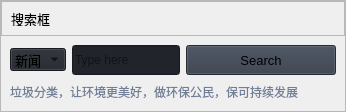
                        <widget class="QFrame" name="row_1">
                         <property name="frameShape">
                          <enum>QFrame::StyledPanel</enum>
                         </property>
                         <property name="frameShadow">
                          <enum>QFrame::Raised</enum>
                         </property>
                         <layout class="QVBoxLayout" name="verticalLayout_16">
                          <property name="spacing">
                           <number>0</number>
                          </property>
                          <property name="leftMargin">
                           <number>0</number>
                          </property>
                          <property name="topMargin">
                           <number>0</number>
                          </property>
                          <property name="rightMargin">
                           <number>0</number>
                          </property>
                          <property name="bottomMargin">
                           <number>0</number>
                          </property>
                          <item>
                           <widget class="QFrame" name="frame_div_content_1">
                            <property name="minimumSize">
                             <size>
                              <width>0</width>
                              <height>110</height>
                             </size>
                            </property>
                            <property name="maximumSize">
                             <size>
                              <width>16777215</width>
                              <height>110</height>
                             </size>
                            </property>
                            <property name="frameShape">
                             <enum>QFrame::NoFrame</enum>
                            </property>
                            <property name="frameShadow">
                             <enum>QFrame::Raised</enum>
                            </property>
                            <layout class="QVBoxLayout" name="verticalLayout_17">
                             <property name="spacing">
                              <number>0</number>
                             </property>
                             <property name="leftMargin">
                              <number>0</number>
                             </property>
                             <property name="topMargin">
                              <number>0</number>
                             </property>
                             <property name="rightMargin">
                              <number>0</number>
                             </property>
                             <property name="bottomMargin">
                              <number>0</number>
                             </property>
                             <item>
                              <widget class="QFrame" name="frame_title_wid_1">
                               <property name="maximumSize">
                                <size>
                                 <width>16777215</width>
                                 <height>35</height>
                                </size>
                               </property>
                               <property name="frameShape">
                                <enum>QFrame::StyledPanel</enum>
                               </property>
                               <property name="frameShadow">
                                <enum>QFrame::Raised</enum>
                               </property>
                               <layout class="QVBoxLayout" name="verticalLayout_18">
                                <item>
                                 <widget class="QLabel" name="labelBoxBlenderInstalation">
                                  <property name="font">
                                   <font>
                                    <family>Segoe UI</family>
                                    <pointsize>10</pointsize>
                                    <italic>false</italic>
                                    <bold>false</bold>
                                   </font>
                                  </property>
                                  <property name="styleSheet">
                                   <string notr="true"/>
                                  </property>
                                  <property name="text">
                                   <string>搜索框</string>
                                  </property>
                                 </widget>
                                </item>
                               </layout>
                              </widget>
                             </item>
                             <item>
                              <widget class="QFrame" name="frame_content_wid_1">
                               <property name="palette">
                                <palette>
                                 <active>
                                  <colorrole role="WindowText">
                                   <brush brushstyle="SolidPattern">
                                    <color alpha="255">
                                     <red>221</red>
                                     <green>221</green>
                                     <blue>221</blue>
                                    </color>
                                   </brush>
                                  </colorrole>
                                  <colorrole role="Button">
                                   <brush brushstyle="SolidPattern">
                                    <color alpha="0">
                                     <red>0</red>
                                     <green>0</green>
                                     <blue>0</blue>
                                    </color>
                                   </brush>
                                  </colorrole>
                                  <colorrole role="Text">
                                   <brush brushstyle="SolidPattern">
                                    <color alpha="255">
                                     <red>221</red>
                                     <green>221</green>
                                     <blue>221</blue>
                                    </color>
                                   </brush>
                                  </colorrole>
                                  <colorrole role="ButtonText">
                                   <brush brushstyle="SolidPattern">
                                    <color alpha="255">
                                     <red>221</red>
                                     <green>221</green>
                                     <blue>221</blue>
                                    </color>
                                   </brush>
                                  </colorrole>
                                  <colorrole role="Base">
                                   <brush brushstyle="SolidPattern">
                                    <color alpha="0">
                                     <red>0</red>
                                     <green>0</green>
                                     <blue>0</blue>
                                    </color>
                                   </brush>
                                  </colorrole>
                                  <colorrole role="Window">
                                   <brush brushstyle="SolidPattern">
                                    <color alpha="0">
                                     <red>0</red>
                                     <green>0</green>
                                     <blue>0</blue>
                                    </color>
                                   </brush>
                                  </colorrole>
                                  <colorrole role="PlaceholderText">
                                   <brush brushstyle="SolidPattern">
                                    <color alpha="255">
                                     <red>221</red>
                                     <green>221</green>
                                     <blue>221</blue>
                                    </color>
                                   </brush>
                                  </colorrole>
                                 </active>
                                 <inactive>
                                  <colorrole role="WindowText">
                                   <brush brushstyle="SolidPattern">
                                    <color alpha="255">
                                     <red>221</red>
                                     <green>221</green>
                                     <blue>221</blue>
                                    </color>
                                   </brush>
                                  </colorrole>
                                  <colorrole role="Button">
                                   <brush brushstyle="SolidPattern">
                                    <color alpha="0">
                                     <red>0</red>
                                     <green>0</green>
                                     <blue>0</blue>
                                    </color>
                                   </brush>
                                  </colorrole>
                                  <colorrole role="Text">
                                   <brush brushstyle="SolidPattern">
                                    <color alpha="255">
                                     <red>221</red>
                                     <green>221</green>
                                     <blue>221</blue>
                                    </color>
                                   </brush>
                                  </colorrole>
                                  <colorrole role="ButtonText">
                                   <brush brushstyle="SolidPattern">
                                    <color alpha="255">
                                     <red>221</red>
                                     <green>221</green>
                                     <blue>221</blue>
                                    </color>
                                   </brush>
                                  </colorrole>
                                  <colorrole role="Base">
                                   <brush brushstyle="SolidPattern">
                                    <color alpha="0">
                                     <red>0</red>
                                     <green>0</green>
                                     <blue>0</blue>
                                    </color>
                                   </brush>
                                  </colorrole>
                                  <colorrole role="Window">
                                   <brush brushstyle="SolidPattern">
                                    <color alpha="0">
                                     <red>0</red>
                                     <green>0</green>
                                     <blue>0</blue>
                                    </color>
                                   </brush>
                                  </colorrole>
                                  <colorrole role="PlaceholderText">
                                   <brush brushstyle="SolidPattern">
                                    <color alpha="255">
                                     <red>221</red>
                                     <green>221</green>
                                     <blue>221</blue>
                                    </color>
                                   </brush>
                                  </colorrole>
                                 </inactive>
                                 <disabled>
                                  <colorrole role="WindowText">
                                   <brush brushstyle="SolidPattern">
                                    <color alpha="255">
                                     <red>221</red>
                                     <green>221</green>
                                     <blue>221</blue>
                                    </color>
                                   </brush>
                                  </colorrole>
                                  <colorrole role="Button">
                                   <brush brushstyle="SolidPattern">
                                    <color alpha="0">
                                     <red>0</red>
                                     <green>0</green>
                                     <blue>0</blue>
                                    </color>
                                   </brush>
                                  </colorrole>
                                  <colorrole role="Text">
                                   <brush brushstyle="SolidPattern">
                                    <color alpha="255">
                                     <red>221</red>
                                     <green>221</green>
                                     <blue>221</blue>
                                    </color>
                                   </brush>
                                  </colorrole>
                                  <colorrole role="ButtonText">
                                   <brush brushstyle="SolidPattern">
                                    <color alpha="255">
                                     <red>221</red>
                                     <green>221</green>
                                     <blue>221</blue>
                                    </color>
                                   </brush>
                                  </colorrole>
                                  <colorrole role="Base">
                                   <brush brushstyle="SolidPattern">
                                    <color alpha="0">
                                     <red>0</red>
                                     <green>0</green>
                                     <blue>0</blue>
                                    </color>
                                   </brush>
                                  </colorrole>
                                  <colorrole role="Window">
                                   <brush brushstyle="SolidPattern">
                                    <color alpha="0">
                                     <red>0</red>
                                     <green>0</green>
                                     <blue>0</blue>
                                    </color>
                                   </brush>
                                  </colorrole>
                                  <colorrole role="PlaceholderText">
                                   <brush brushstyle="SolidPattern">
                                    <color alpha="255">
                                     <red>221</red>
                                     <green>221</green>
                                     <blue>221</blue>
                                    </color>
                                   </brush>
                                  </colorrole>
                                 </disabled>
                                </palette>
                               </property>
                               <property name="frameShape">
                                <enum>QFrame::NoFrame</enum>
                               </property>
                               <property name="frameShadow">
                                <enum>QFrame::Raised</enum>
                               </property>
                               <layout class="QHBoxLayout" name="horizontalLayout_9">
                                <item>
                                 <layout class="QGridLayout" name="gridLayout">
                                  <property name="bottomMargin">
                                   <number>0</number>
                                  </property>
                                  <item row="0" column="1">
                                   <widget class="QLineEdit" name="lineEdit">
                                    <property name="minimumSize">
                                     <size>
                                      <width>0</width>
                                      <height>30</height>
                                     </size>
                                    </property>
                                    <property name="styleSheet">
                                     <string notr="true">background-color: rgb(33, 37, 43);</string>
                                    </property>
                                    <property name="text">
                                     <string/>
                                    </property>
                                    <property name="placeholderText">
                                     <string>Type here</string>
                                    </property>
                                   </widget>
                                  </item>
                                  <item row="0" column="2">
                                   <widget class="QPushButton" name="pushButton">
                                    <property name="minimumSize">
                                     <size>
                                      <width>150</width>
                                      <height>30</height>
                                     </size>
                                    </property>
                                    <property name="font">
                                     <font>
                                      <family>Segoe UI</family>
                                      <pointsize>10</pointsize>
                                      <italic>false</italic>
                                      <bold>false</bold>
                                     </font>
                                    </property>
                                    <property name="cursor">
                                     <cursorShape>PointingHandCursor</cursorShape>
                                    </property>
                                    <property name="styleSheet">
                                     <string notr="true">background-color: rgb(52, 59, 72);</string>
                                    </property>
                                    <property name="text">
                                     <string>Search</string>
                                    </property>
                                    <property name="icon">
                                     <iconset resource="resources.qrc">
                                      <normaloff>:/icons/images/icons/cil-magnifying-glass.png</normaloff>:/icons/images/icons/cil-magnifying-glass.png</iconset>
                                    </property>
                                    <property name="iconSize">
                                     <size>
                                      <width>12</width>
                                      <height>12</height>
                                     </size>
                                    </property>
                                   </widget>
                                  </item>
                                  <item row="0" column="0">
                                   <widget class="QComboBox" name="comboBox">
                                    <property name="font">
                                     <font>
                                      <family>Segoe UI</family>
                                      <pointsize>10</pointsize>
                                      <italic>false</italic>
                                      <bold>false</bold>
                                     </font>
                                    </property>
                                    <property name="autoFillBackground">
                                     <bool>false</bool>
                                    </property>
                                    <property name="styleSheet">
                                     <string notr="true">background-color: rgb(33, 37, 43);</string>
                                    </property>
                                    <property name="iconSize">
                                     <size>
                                      <width>16</width>
                                      <height>16</height>
                                     </size>
                                    </property>
                                    <property name="frame">
                                     <bool>true</bool>
                                    </property>
                                    <item>
                                     <property name="text">
                                      <string>新闻</string>
                                     </property>
                                    </item>
                                    <item>
                                     <property name="text">
                                      <string>图片</string>
                                     </property>
                                    </item>
                                   </widget>
                                  </item>
                                  <item row="2" column="0" colspan="3">
                                   <widget class="QLabel" name="labelVersion_3">
                                    <property name="styleSheet">
                                     <string notr="true">color: rgb(113, 126, 149);</string>
                                    </property>
                                    <property name="lineWidth">
                                     <number>1</number>
                                    </property>
                                    <property name="text">
                                     <string>垃圾分类，让环境更美好，做环保公民，保可持续发展</string>
                                    </property>
                                    <property name="alignment">
                                     <set>Qt::AlignLeading|Qt::AlignLeft|Qt::AlignVCenter</set>
                                    </property>
                                   </widget>
                                  </item>
                                 </layout>
                                </item>
                               </layout>
                              </widget>
                             </item>
                            </layout>
                           </widget>
                          </item>
                         </layout>
                        </widget>
